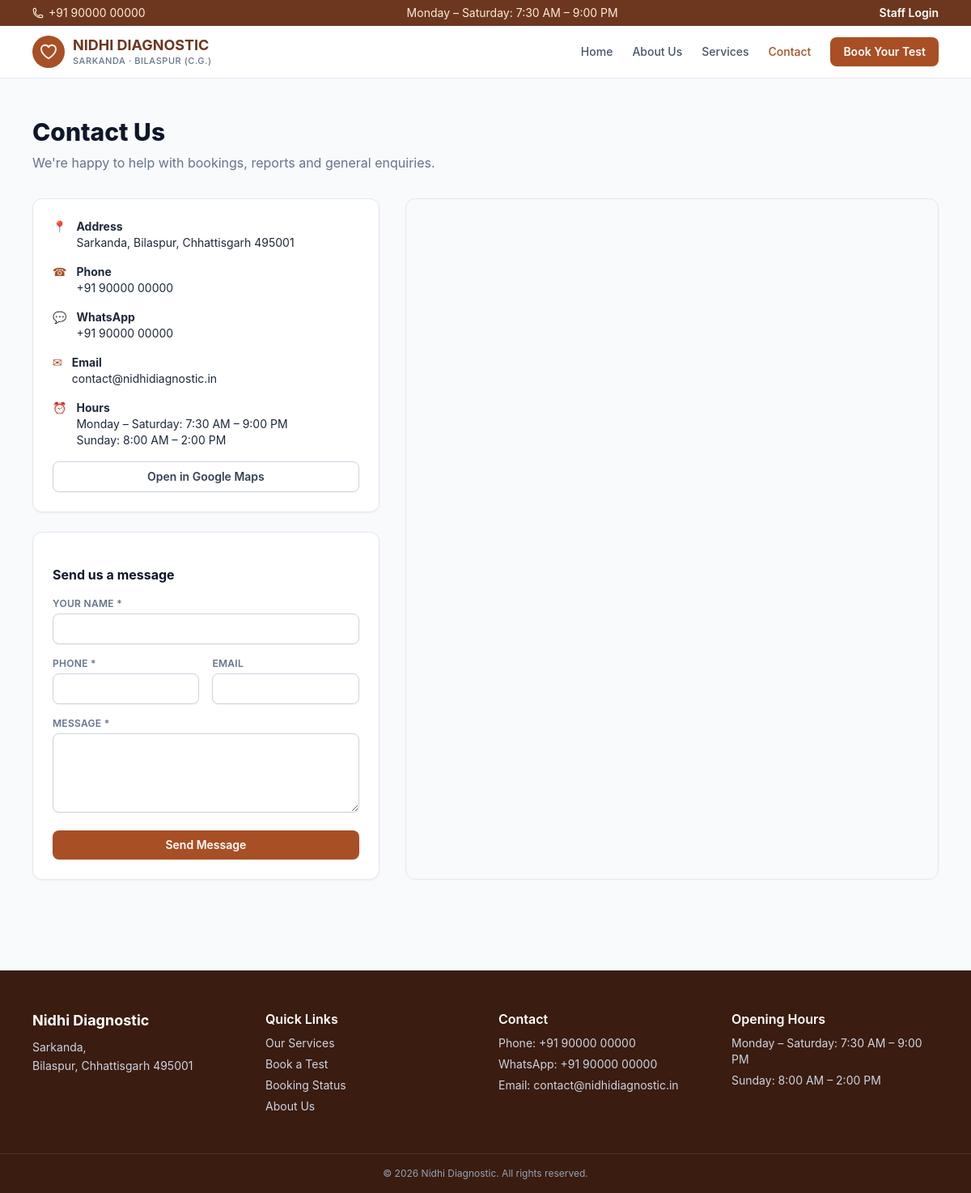
The app's page /contact with its own data.
### app/utils/helpers.py (models this page shows, shortened)
class Setting(db.Model):
    __tablename__ = "settings"
    key = db.Column(db.String(64), primary_key=True)
    value = db.Column(db.Text, nullable=False, default="")
    updated_at = db.Column(
        db.DateTime, default=lambda: datetime.now(timezone.utc).replace(tzinfo=None),
        onupdate=lambda: datetime.now(timezone.utc).replace(tzinfo=None),
    )
    updated_by = db.Column(db.Integer, db.ForeignKey("users.id", ondelete="SET NULL"))

### app/website/routes.py (the view)
@website_bp.route("/contact")
def contact():
    form = BookingForm()  # reused only to read csrf token shape; contact uses simple POST below
    return render_template("website/contact.html")

### app/utils/helpers.py (called while the page is built)
def get_setting(key, default=""):
    row = db.session.get(Setting, key)
    if row is not None:
        return row.value
    return SETTING_DEFAULTS.get(key, default)

### app/templates/website/contact.html (shortened to what this page needs)
{% extends "website/base.html" %}
{% block content %}
<section class="mx-auto max-w-6xl px-4 py-12">
  <h1 class="text-3xl font-extrabold text-slate-900">Contact Us</h1>
  <p class="mt-2 text-slate-500">We're happy to help with bookings, reports and general enquiries.</p>
  <div class="mt-8 grid gap-8 lg:grid-cols-5">
    <div class="space-y-6 lg:col-span-2">
      <div class="card p-6 space-y-4 text-sm">
        <p class="flex items-start gap-3"><span class="text-brand-700">&#128205;</span><span><strong>Address</strong><br>{{ get_setting('address_line1') }}, {{ get_setting('address_line2') }}</span></p>
        <p class="flex items-start gap-3"><span class="text-brand-700">&#9742;</span><span><strong>Phone</strong><br>{{ get_setting('phone') }}</span></p>
        <p class="flex items-start gap-3"><span class="text-brand-700">&#128172;</span><span><strong>WhatsApp</strong><br>{{ get_setting('whatsapp') }}</span></p>
        <p class="flex items-start gap-3"><span class="text-brand-700">&#9993;</span><span><strong>Email</strong><br>{{ get_setting('email') }}</span></p>
        <p class="flex items-start gap-3"><span class="text-brand-700">&#9200;</span><span><strong>Hours</strong><br>{{ get_setting('opening_hours_weekday') }}<br>{{ get_setting('opening_hours_sunday') }}</span></p>
        <a href="{{ get_setting('map_link_url') }}" target="_blank" rel="noopener" class="btn-secondary w-full">Open in Google Maps</a>
      </div>
      <form id="contact-form" method="post" action="{{ url_for('website.contact_submit') }}" class="card space-y-4 p-6" novalidate>
        <h2 class="font-bold text-slate-900">Send us a message</h2>
        <div>
          <label class="label" for="c_name">Your Name *</label>
          <input id="c_name" name="name" required maxlength="120" class="input">
        </div>
        <div class="grid gap-4 sm:grid-cols-2">
          <div>
            <label class="label" for="c_phone">Phone *</label>
            <input id="c_phone" name="phone" required class="input" inputmode="tel">
          </div>
          <div>
            <label class="label" for="c_email">Email</label>
            <input id="c_email" name="email" type="email" class="input">
          </div>
        </div>
        <div>
          <label class="label" for="c_msg">Message *</label>
          <textarea id="c_msg" name="message" required rows="4" class="input"></textarea>
        </div>
        <button type="submit" class="btn-primary w-full">Send Message</button>
      </form>
    </div>
    <div class="lg:col-span-3 overflow-hidden rounded-xl border border-slate-200">
      <iframe title="Location map" src="{{ get_setting('map_embed_url') }}" class="aspect-video w-full" loading="lazy"></iframe>
    </div>
  </div>
</section>
{% endblock %}

### app/templates/website/base.html (shortened to what this page needs)
{% extends "base.html" %}
{% set nav_settings = nav_settings if nav_settings is defined else {} %}
{% block body %}
<div class="flex min-h-screen flex-col">
  <div class="bg-brand-900 text-brand-100 text-xs sm:text-sm">
    <div class="mx-auto flex max-w-6xl flex-wrap items-center justify-between gap-x-4 gap-y-1 px-4 py-1.5">
      <span class="inline-flex items-center gap-1.5">
        {{ nav_settings.phone or get_setting('phone') }}
      </span>
      <span class="hidden md:inline">{{ nav_settings.opening_hours_weekday or get_setting('opening_hours_weekday') }}</span>
      <a href="{{ url_for('admin_dash.dashboard') }}" class="font-semibold text-white hover:underline">Staff Login</a>
    </div>
  </div>
  <header class="sticky top-0 z-40 border-b border-slate-200 bg-white/95 backdrop-blur">
    <div class="mx-auto max-w-6xl px-4" x-data="{open: false}">
      <div class="flex h-16 items-center justify-between">
        <a href="{{ url_for('website.home') }}" class="flex items-center gap-2.5">
          <span class="flex h-10 w-10 items-center justify-center rounded-full bg-brand-700 text-white">
            <svg class="h-6 w-6" fill="none" stroke="currentColor" stroke-width="1.8" viewBox="0 0 24 24"><path stroke-linecap="round" stroke-linejoin="round" d="M21 8.25c0-2.485-2.099-4.5-4.688-4.5-1.935 0-3.597 1.126-4.312 2.733-.715-1.607-2.377-2.733-4.313-2.733C5.1 3.75 3 5.765 3 8.25c0 7.22 9 12 9 12s9-4.78 9-12z"/></svg>
          </span>
          <span>
            <span class="block text-lg font-bold leading-tight text-brand-900">NIDHI DIAGNOSTIC</span>
            <span class="block text-[11px] font-medium uppercase tracking-wider text-slate-500">Sarkanda &middot; Bilaspur (C.G.)</span>
          </span>
        </a>
        <nav class="hidden items-center gap-6 text-sm font-medium text-slate-600 md:flex">
          <a href="{{ url_for('website.home') }}" class="hover:text-brand-700 {% if request.endpoint == 'website.home' %}text-brand-700{% endif %}">Home</a>
          <a href="{{ url_for('website.about') }}" class="hover:text-brand-700 {% if request.endpoint == 'website.about' %}text-brand-700{% endif %}">About Us</a>
          <a href="{{ url_for('website.services') }}" class="hover:text-brand-700 {% if 'website.services' in (request.endpoint or '') or request.endpoint == 'website.category' %}text-brand-700{% endif %}">Services</a>
          <a href="{{ url_for('website.contact') }}" class="hover:text-brand-700 {% if request.endpoint == 'website.contact' %}text-brand-700{% endif %}">Contact</a>
          <a href="{{ url_for('website.book') }}" class="btn-primary">Book Your Test</a>
        </nav>
      </div>
    </div>
  </header>
  <main class="flex-1">{% block content %}{% endblock %}</main>
  <footer class="mt-16 bg-brand-950 text-slate-300">
    <div class="mx-auto grid max-w-6xl gap-8 px-4 py-12 grid-cols-1 sm:grid-cols-2 lg:grid-cols-4">
      <div>
        <p class="text-lg font-bold text-white">{{ center_name() }}</p>
        <p class="mt-2 text-sm leading-relaxed">{{ get_setting('address_line1') }},<br>{{ get_setting('address_line2') }}</p>
      </div>
      <div>
        <p class="font-semibold text-white">Quick Links</p>
        <ul class="mt-2 space-y-1.5 text-sm">
          <li><a class="hover:text-white" href="{{ url_for('website.services') }}">Our Services</a></li>
          <li><a class="hover:text-white" href="{{ url_for('website.book') }}">Book a Test</a></li>
          <li><a class="hover:text-white" href="{{ url_for('website.book_status') }}">Booking Status</a></li>
          <li><a class="hover:text-white" href="{{ url_for('website.about') }}">About Us</a></li>
        </ul>
      </div>
      <div>
        <p class="font-semibold text-white">Contact</p>
        <ul class="mt-2 space-y-1.5 text-sm">
          <li>Phone: {{ get_setting('phone') }}</li>
          <li>WhatsApp: {{ get_setting('whatsapp') }}</li>
          <li>Email: {{ get_setting('email') }}</li>
        </ul>
      </div>
      <div>
        <p class="font-semibold text-white">Opening Hours</p>
        <ul class="mt-2 space-y-1.5 text-sm">
          <li>{{ get_setting('opening_hours_weekday') }}</li>
          <li>{{ get_setting('opening_hours_sunday') }}</li>
        </ul>
      </div>
    </div>
    <div class="border-t border-white/10 py-4 text-center text-xs text-slate-400">
      &copy; {{ current_year }} {{ center_name() }}. All rights reserved.
    </div>
  </footer>
</div>
{% endblock %}

### records on screen
Setting: value "+91 90000 00000"
Setting: value "Monday – Saturday: 7:30 AM – 9:00 PM"
Setting: value "Sarkanda"
Setting: value "Bilaspur, Chhattisgarh 495001"
Setting: value "+91 90000 00000"
Setting: value "contact@nidhidiagnostic.in"
Setting: value "Sunday: 8:00 AM – 2:00 PM"
Setting: value "Nidhi Diagnostic"

### other values on screen
{{ current_year }} "2026"
